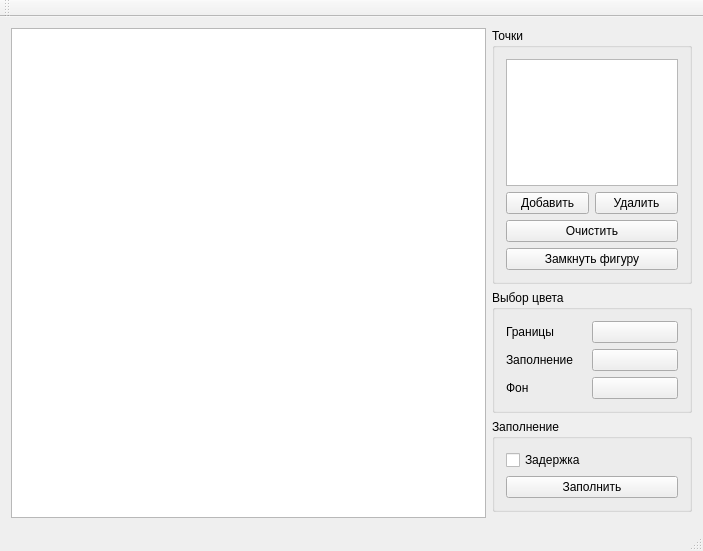
<?xml version="1.0" encoding="UTF-8"?>
<ui version="4.0">
 <class>MainWindow</class>
 <widget class="QMainWindow" name="MainWindow">
  <property name="geometry">
   <rect>
    <x>0</x>
    <y>0</y>
    <width>703</width>
    <height>551</height>
   </rect>
  </property>
  <property name="minimumSize">
   <size>
    <width>703</width>
    <height>551</height>
   </size>
  </property>
  <property name="windowTitle">
   <string>MainWindow</string>
  </property>
  <property name="styleSheet">
   <string notr="true"/>
  </property>
  <widget class="QWidget" name="centralWidget">
   <layout class="QGridLayout" name="gridLayout_3">
    <item row="0" column="1">
     <widget class="QGroupBox" name="groupBoxDots">
      <property name="maximumSize">
       <size>
        <width>200</width>
        <height>16777215</height>
       </size>
      </property>
      <property name="styleSheet">
       <string notr="true"/>
      </property>
      <property name="title">
       <string>Точки</string>
      </property>
      <layout class="QGridLayout" name="gridLayout_4">
       <item row="0" column="0" colspan="2">
        <widget class="QListWidget" name="listDots">
         <property name="maximumSize">
          <size>
           <width>200</width>
           <height>16777215</height>
          </size>
         </property>
        </widget>
       </item>
       <item row="1" column="1">
        <widget class="QPushButton" name="btnDelete">
         <property name="text">
          <string>Удалить</string>
         </property>
        </widget>
       </item>
       <item row="1" column="0">
        <widget class="QPushButton" name="btnAdd">
         <property name="text">
          <string>Добавить</string>
         </property>
        </widget>
       </item>
       <item row="2" column="0" colspan="2">
        <widget class="QPushButton" name="btnClear">
         <property name="text">
          <string>Очистить</string>
         </property>
        </widget>
       </item>
       <item row="3" column="0" colspan="2">
        <widget class="QPushButton" name="btnFigure">
         <property name="text">
          <string>Замкнуть фигуру</string>
         </property>
        </widget>
       </item>
      </layout>
      <zorder>btnAdd</zorder>
      <zorder>listDots</zorder>
      <zorder>btnDelete</zorder>
      <zorder>btnClear</zorder>
      <zorder>btnFigure</zorder>
     </widget>
    </item>
    <item row="2" column="1">
     <widget class="QGroupBox" name="groupBoxDelay">
      <property name="title">
       <string>Заполнение</string>
      </property>
      <layout class="QGridLayout" name="gridLayout">
       <item row="0" column="0">
        <widget class="QCheckBox" name="chbDelay">
         <property name="text">
          <string>Задержка</string>
         </property>
        </widget>
       </item>
       <item row="1" column="0">
        <widget class="QPushButton" name="btnStart">
         <property name="text">
          <string>Заполнить</string>
         </property>
        </widget>
       </item>
      </layout>
     </widget>
    </item>
    <item row="1" column="1">
     <widget class="QGroupBox" name="groupBoxColor">
      <property name="minimumSize">
       <size>
        <width>200</width>
        <height>0</height>
       </size>
      </property>
      <property name="maximumSize">
       <size>
        <width>200</width>
        <height>16777215</height>
       </size>
      </property>
      <property name="title">
       <string>Выбор цвета</string>
      </property>
      <layout class="QGridLayout" name="gridLayout_2">
       <item row="0" column="0">
        <widget class="QLabel" name="lblEdge">
         <property name="text">
          <string>Границы</string>
         </property>
        </widget>
       </item>
       <item row="0" column="1">
        <widget class="QPushButton" name="btnColorEdge">
         <property name="text">
          <string/>
         </property>
        </widget>
       </item>
       <item row="1" column="0">
        <widget class="QLabel" name="lblFill">
         <property name="maximumSize">
          <size>
           <width>80</width>
           <height>16777215</height>
          </size>
         </property>
         <property name="text">
          <string>Заполнение</string>
         </property>
        </widget>
       </item>
       <item row="1" column="1">
        <widget class="QPushButton" name="btnColorFill">
         <property name="text">
          <string/>
         </property>
        </widget>
       </item>
       <item row="2" column="0">
        <widget class="QLabel" name="lblBackground">
         <property name="text">
          <string>Фон</string>
         </property>
        </widget>
       </item>
       <item row="2" column="1">
        <widget class="QPushButton" name="btnColorBackground">
         <property name="text">
          <string/>
         </property>
        </widget>
       </item>
      </layout>
     </widget>
    </item>
    <item row="0" column="0" rowspan="4">
     <widget class="QGraphicsView" name="canvas">
      <property name="styleSheet">
       <string notr="true"/>
      </property>
     </widget>
    </item>
   </layout>
  </widget>
  <widget class="QMenuBar" name="menuBar">
   <property name="geometry">
    <rect>
     <x>0</x>
     <y>0</y>
     <width>703</width>
     <height>22</height>
    </rect>
   </property>
  </widget>
  <widget class="QToolBar" name="mainToolBar">
   <attribute name="toolBarArea">
    <enum>TopToolBarArea</enum>
   </attribute>
   <attribute name="toolBarBreak">
    <bool>false</bool>
   </attribute>
  </widget>
  <widget class="QStatusBar" name="statusBar"/>
 </widget>
 <layoutdefault spacing="6" margin="11"/>
 <resources/>
 <connections/>
</ui>
